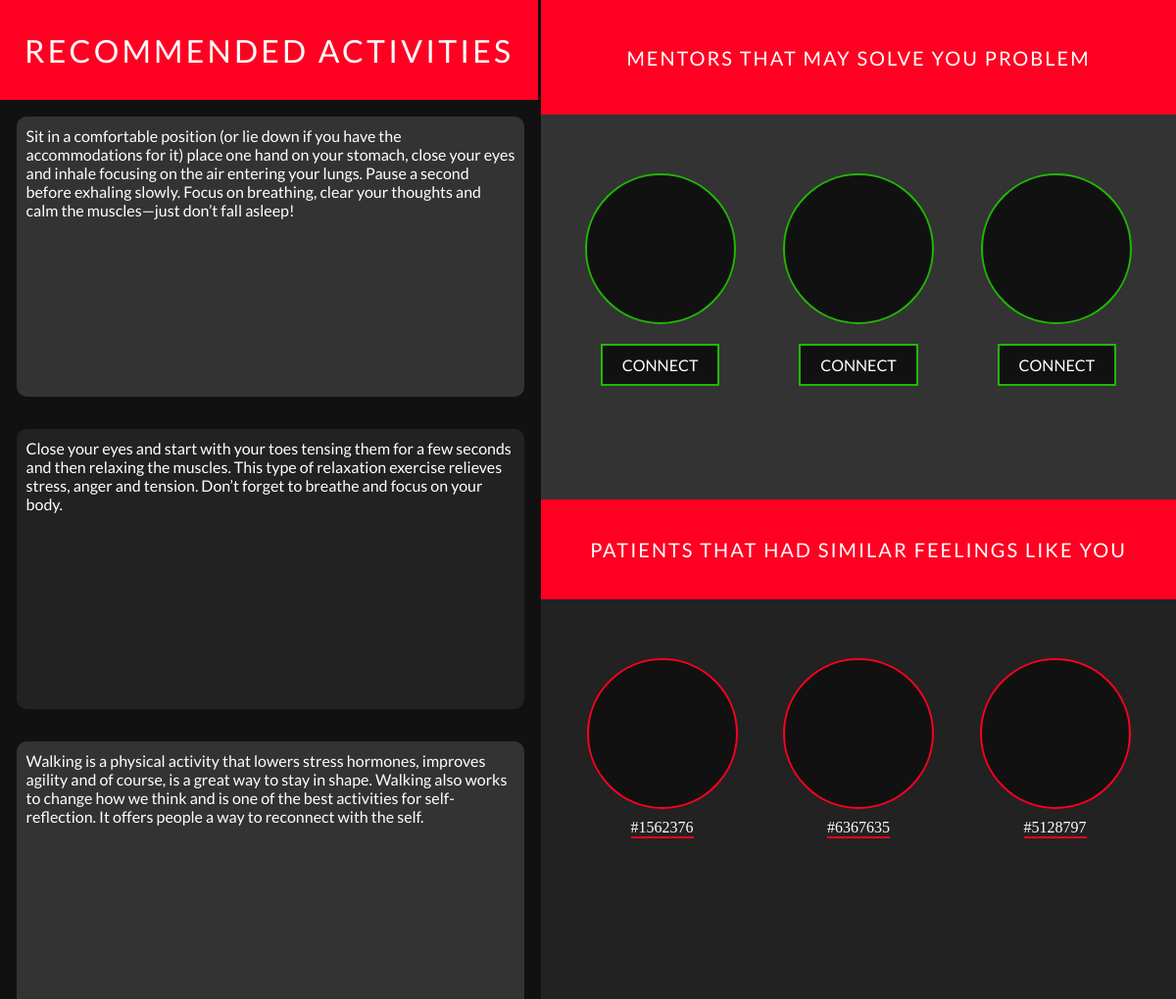
Page /dashboard.php?emotion=Angry on the committed database.
### tables this page shows
CREATE TABLE `Angry` (
  `id` int(11) NOT NULL,
  `task` text NOT NULL
);

### dashboard.php (the view, shortened to what this page needs)
<?php
 require_once('db.php');
?>
<!DOCTYPE html>
<html lang="en">
<head>
  <link rel="stylesheet" href="css/dashboard.css">
</head>
<body>
  <div class="dashboard-container">
    <div class="activities-container">
      <div class="activities-heading" style="width:99.5%;">Recommended activities</div>
      <div class="activities">
        <?php
      $emotion=$_SESSION['emotion'];
      $query = "SELECT * FROM `$emotion`";
      $result = $connection->query($query);
      while ($row = $result->fetch_assoc()){
        $task=$row['task'];
        echo "<div class='activity'>$task</div>";
      }
        ?>
      </div>
    </div>
    <div class="sub-dashboard">
      <div class="video-container" style="z-index: 1;">
        <div class="activities-heading" style="animation-delay: 0.5s; font-size: 20px; height:11.5vh">Mentors that may solve you problem</div>
        <div class="others">
          <div class="other">
            <div style="border-color:rgb(31, 184, 0)"class="pic">
            </div>
            <a target="_blank" class="connect-btn">Connect</a>
          </div>
          <div class="other">
            <div style="border-color:rgb(31, 184, 0)" class="pic">
            </div>
            <a href='' class="connect-btn">Connect</a>
          </div>
          <div class="other">
            <div style="border-color:rgb(31, 184, 0)" class="pic">
            </div>
            <a href='' class="connect-btn">Connect</a>
          </div>
        </div>
      </div>
      <div class="others-container">
        <div class="activities-heading" style="animation-delay: 0.7s; font-size: 20px;">Patients that had similar feelings like you</div>
        <div class="others">
          <div class="other">
            <div class="pic">
            </div>
            <a href='chat.php' target="_blank" class="url">#1562376</a>
          </div>
          <div class="other">
            <div class="pic">
            </div>
            <a href='chat.php' target="_blank" class="url">#6367635</a>
          </div>
          <div class="other">
            <div class="pic">
            </div>
            <a href='chat.php'  target="_blank" class="url">#5128797</a>
          </div>
        </div>
      </div>
    </div>
  </div>
</body>
</html>

### css/dashboard.css (style rules this page uses)
body { padding:0 !important; margin:0 !important; }
.dashboard-container { display: flex; width:100vw; height:100vh; }
.activities-container { display:flex; flex-direction: column; flex-wrap: wrap; width:46%; height:100%; background-color:#111; }
.activities-heading { display: flex; width:100%; justify-content: center; align-items: center; height:10vh; color:white; background-color:rgb(255, 0, 34); font-family: Lato,'sans-serif'; font-size: 32px; letter-spacing: .1em; text-transform: uppercase; animation: comeDown 0.7s cubic-bezier(0.075, 0.82, 0.165, 1) 0.3s forwards; transform:translate(0%,-100%); }
.activities { display:flex; flex-wrap: wrap; justify-content: center; width:100%; height: 90vh; overflow: auto; color:white; }
.activity { width:100%; height:29%; margin:3%; background: #333; border-radius: 10px; padding:10px; font-family:Lato, 'sans-serif'; }
.activity:nth-child(even) { background: #222; }
.sub-dashboard { width:54%; display: flex; flex-direction: column; }
.video-container { display: flex; height:50%; background-color:#333; flex-direction: column; width:100%; }
.others-container { display: flex; flex-direction: column; height: 50%; width:100%; background-color:#222; }
.others { margin:60px 0; width:100%; display: flex; justify-content: space-evenly; align-items: center; }
.other { display: flex; justify-content: center; align-items: center; flex-direction: column; }
.pic { height:150px; width: 150px; background: #111; border-radius: 50%; position: relative; display:flex; justify-content: center; align-items: center; flex-wrap:wrap; overflow: hidden; border: 2px solid rgb(255, 0, 34); }
.url { text-decoration: none; color:white; margin:10px; border-bottom:2px solid rgb(255,0,34); }
.connect-btn { display: inline-block; padding:10px 20px; text-decoration: none; text-transform: uppercase; font-family: Lato,'sans-serif'; background: #111; color:white; margin: 20px; border:2px solid rgb(31, 184, 0); transition: all 0.3s; }

### rows in the picture
angry: task "Sit in a comfortable position (or lie down if you have the accommodations for it) place one hand on your stomach, close your eyes and inhale focusing on the air entering your lungs. Pause a second before exhaling slowly. Focus on breathing, clear your thoughts and calm the muscles—just don’t fall asleep!"
angry: task "Close your eyes and start with your toes tensing them for a few seconds and then relaxing the muscles. This type of relaxation exercise relieves stress, anger and tension. Don’t forget to breathe and focus on your body."
angry: task "Walking is a physical activity that lowers stress hormones, improves agility and of course, is a great way to stay in shape. Walking also works to change how we think and is one of the best activities for self-reflection. It offers people a way to reconnect with the self."
